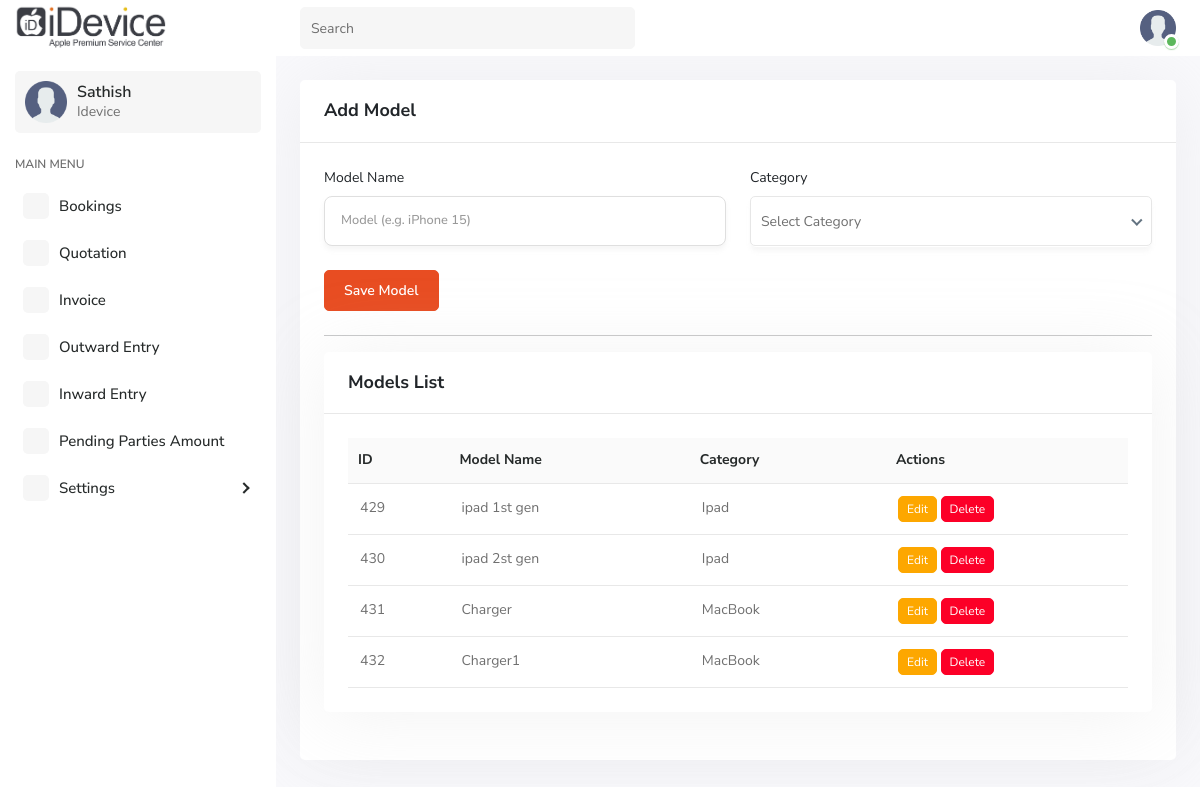
/admin/device_models_bkp.php, run on the app's committed database.
### tables this page shows
CREATE TABLE `device_models` (
  `id` int(11) NOT NULL,
  `category_id` int(11) DEFAULT NULL,
  `model_name` varchar(100) DEFAULT NULL
);

CREATE TABLE `device_categories` (
  `id` int(11) NOT NULL,
  `category_name` varchar(100) DEFAULT NULL
);

### admin/device_models_bkp.php (the view, shortened to what this page needs)
<?php
include("includes/header.php");
include("includes/top_header.php");
include("includes/sidebar.php");
$edit_model = null;
?>
<div class="page-wrapper cardhead">
    <div class="content container-fluid">
        <div class="card">
            <div class="card-header">
                <h5 class="card-title"><?= $edit_model ? "Edit Model" : "Add Model" ?></h5>
            </div>
            <div class="card-body">
                <form method="POST">
                    <div class="row mb-4">
                        <div class="col-md-6">
                            <label class="form-label">Model Name</label>
                            <input type="text" name="model_name" placeholder="Model (e.g. iPhone 15)"
                                class="form-control" required
                                value="<?= $edit_model['model_name'] ?? '' ?>">
                        </div>
                        <div class="col-md-6">
                            <label class="form-label">Category</label>
                        </div>
                    </div>
                    <div class="row mb-4">
                        <div class="col-md-12">
                            <button type="submit" name="save_model" class="btn btn-primary">Save Model</button>
                        </div>
                    </div>
                </form>
                <hr>
              <div class="card">
            <div class="card-header">
                <h5 class="card-title">Models List</h5>
            </div>
            <div class="card-body">
                <div class="table-responsive custom-table">
                    <table class="table" id="booking_list">
                        <thead class="thead-light">
                            <tr>
                            <th>ID</th>
                            <th>Model Name</th>
                            <th>Category</th>
                            <th>Actions</th>
                        </tr>
                    </thead>
                    <tbody>
                        <?php
                        $sql = "SELECT m.id, m.model_name, c.category_name
                                FROM device_models m
                                JOIN device_categories c ON m.category_id = c.id";
                        $res = $conn->query($sql);
                        while ($row = $res->fetch_assoc()) {
                            echo "<tr>
                                    <td>{$row['id']}</td>
                                    <td>{$row['model_name']}</td>
                                    <td>{$row['category_name']}</td>
                                    <td>
                                        <a href='device_models.php?id={$row['category_id']}' class='btn btn-sm btn-warning'>Edit</a>
                                    <a href='#' class='btn btn-sm btn-danger delete-btn'
                                       data-id='{$row['category_id']}'
                                       data-type='category'
                                       data-bs-toggle='modal'
                                       data-bs-target='#deleteModal'>Delete</a>
                                                                    </td>
                                </tr>";
                        }
                        ?>
                    </tbody>
                </table>
                </div>
                </div>
                </div>
            </div>
        </div>
    </div>
</div>
<?php include("includes/footer.php"); ?>

### data on the page
device_models: id "429", model_name "ipad 1st gen", category.category_name "Ipad"
device_models: id "430", model_name "ipad 2st gen", category.category_name "Ipad"
device_models: id "431", model_name "Charger", category.category_name "MacBook"
device_models: id "432", model_name "Charger1", category.category_name "MacBook"
